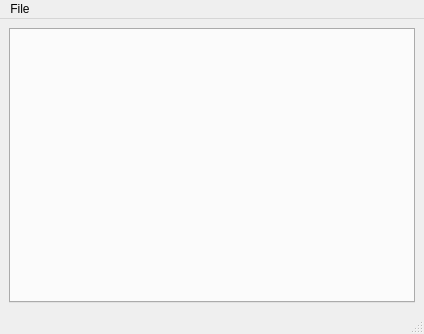
<?xml version="1.0" encoding="UTF-8"?>
<ui version="4.0">
 <class>MainWindow</class>
 <widget class="QMainWindow" name="MainWindow">
  <property name="geometry">
   <rect>
    <x>0</x>
    <y>0</y>
    <width>424</width>
    <height>334</height>
   </rect>
  </property>
  <property name="sizePolicy">
   <sizepolicy hsizetype="Preferred" vsizetype="Preferred">
    <horstretch>0</horstretch>
    <verstretch>0</verstretch>
   </sizepolicy>
  </property>
  <property name="windowTitle">
   <string>QT Testbench</string>
  </property>
  <widget class="QWidget" name="centralwidget">
   <property name="sizePolicy">
    <sizepolicy hsizetype="Preferred" vsizetype="Preferred">
     <horstretch>0</horstretch>
     <verstretch>0</verstretch>
    </sizepolicy>
   </property>
   <layout class="QGridLayout" name="gridLayout">
    <item row="0" column="0">
     <widget class="QTabWidget" name="tabWidget">
      <property name="currentIndex">
       <number>-1</number>
      </property>
     </widget>
    </item>
   </layout>
  </widget>
  <widget class="QMenuBar" name="menubar">
   <property name="geometry">
    <rect>
     <x>0</x>
     <y>0</y>
     <width>424</width>
     <height>22</height>
    </rect>
   </property>
   <widget class="QMenu" name="menuFile">
    <property name="title">
     <string>File</string>
    </property>
    <addaction name="actionOpen_PCD_file"/>
   </widget>
   <addaction name="menuFile"/>
  </widget>
  <widget class="QStatusBar" name="statusbar"/>
  <action name="actionOpen_PCD_file">
   <property name="text">
    <string>Open PCD file</string>
   </property>
  </action>
 </widget>
 <resources/>
 <connections/>
 <slots>
  <slot>buttonPressed()</slot>
 </slots>
</ui>
